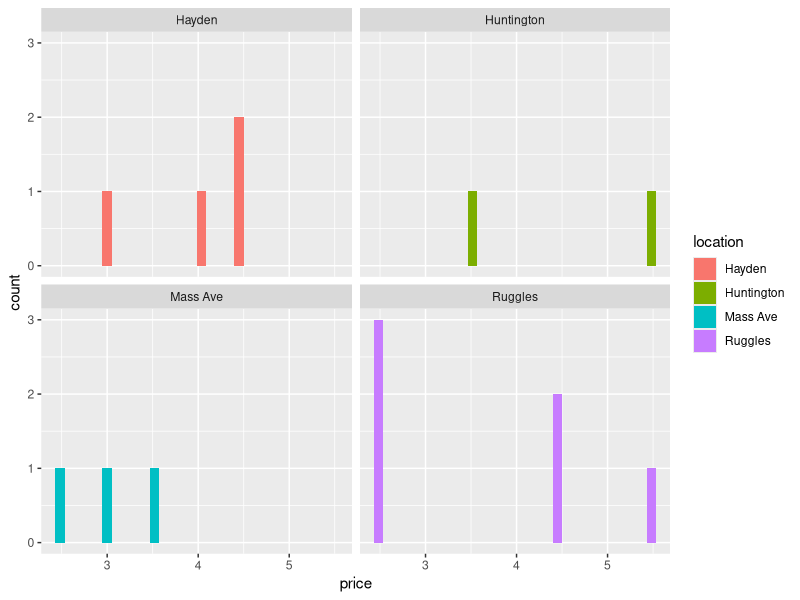
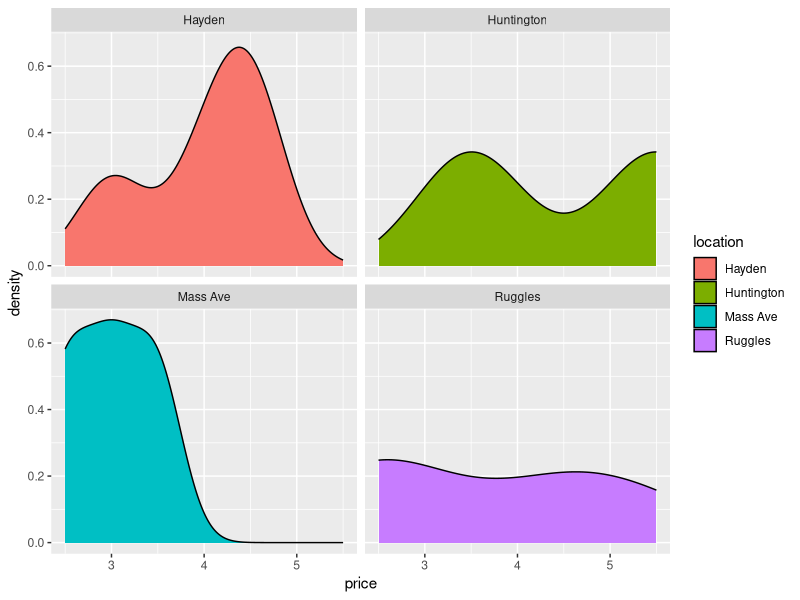
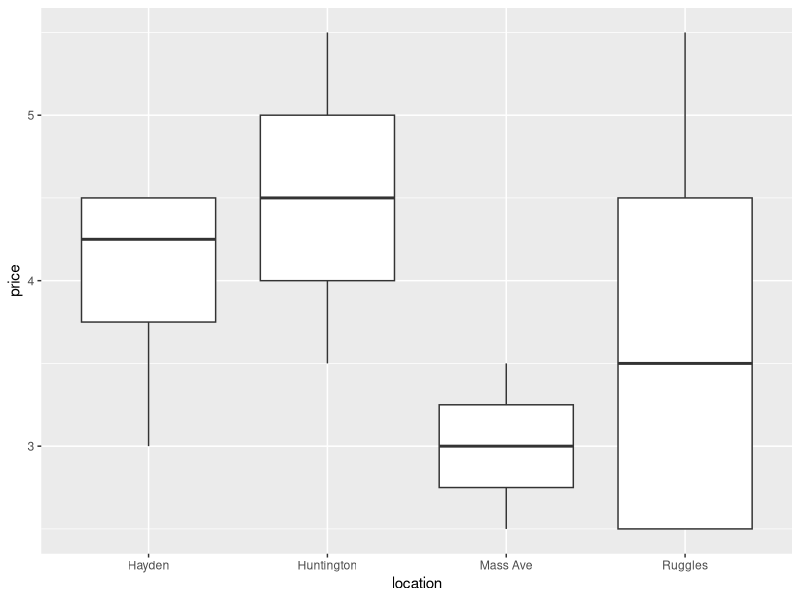
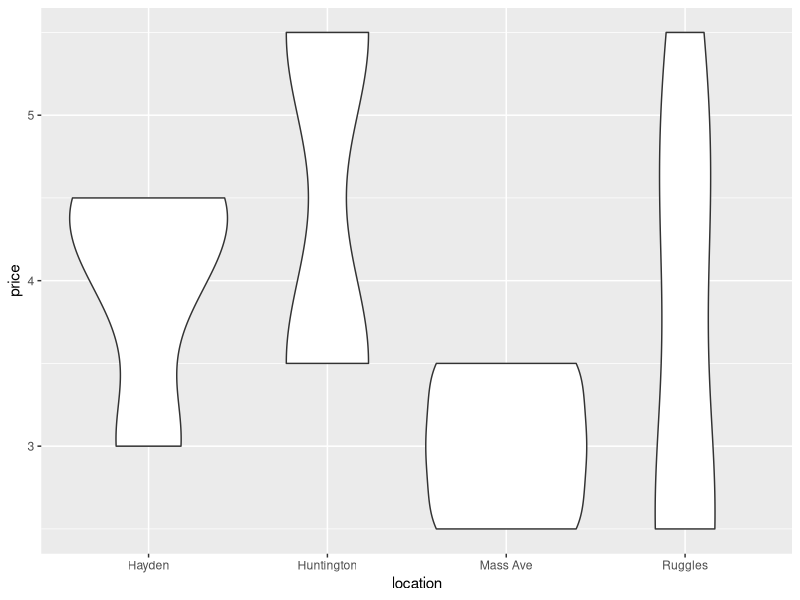
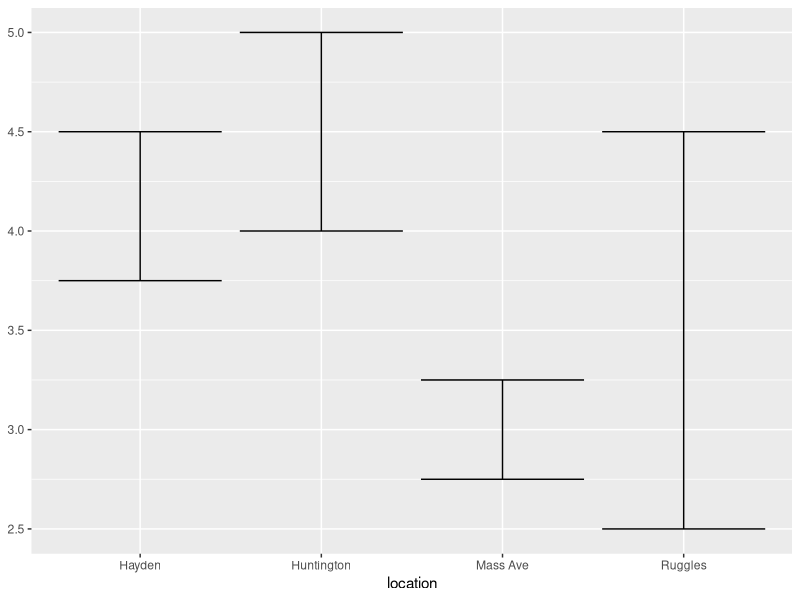
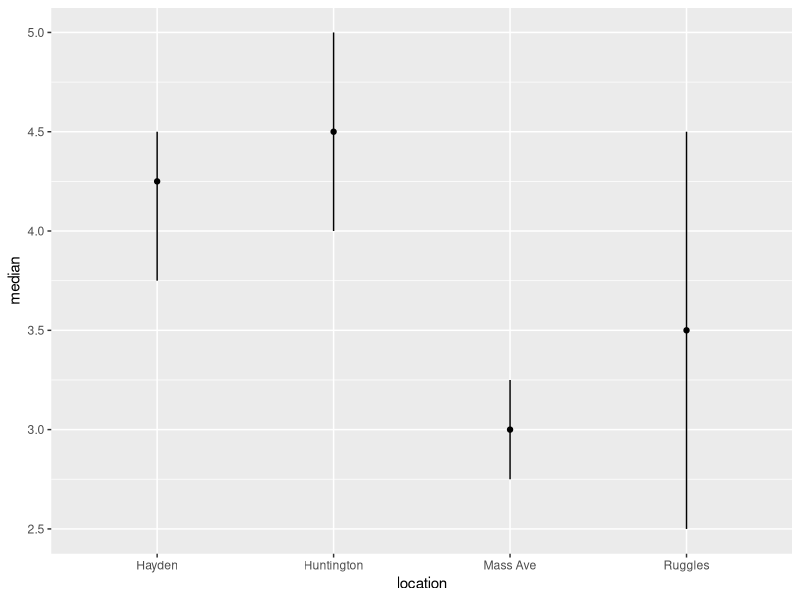

These charts were generated, in order, by the following R code:
# class_4_databases_3.R
# Series: Databases 3
# Topic: Database Functions: Grouping, Summarizing, and Reframing
# Prof. Fraser

# We're going to learn some 'level-2' data wrangling functions, 
# that allow us to reshape and merge different data sets.
# I STRONGLY encourage you to type the code out yourself - helps with muscle memory.
# It's like tiny puzzles! Yay puzzles!

# Below, we're going to learn to use the dplyr package (pronounced 'dip-ler')
# There are several Tasks and Learning Checks (LC 1, LC2, etc.) in this tutorial, 
# Please run through them all to try it out yourself!

# 1. Load packages and Data (~1 min)

# 2. summarize() (~2 min)

# 3. group_by() (~2 min)

# 4. reframe() (~2 min)

# 5. left_join() (~4 min)

# 6. APPLICATION: Visualizing Distributions

# Please progress through each of these tasks 
# and answer the learning check questions as you go.
# In each task, you will 'discover' the uses of each function, 
# and make inferences together. Support your colleagues!


# 0. Load Packages and Data ############################################

library(dplyr) # for data wrangling
library(ggplot2) # for visualization

# For the first section of this tutorial, 
# we're going to again, make our own small data.frame.

# First, we're going to make a hypothetical dataset of coffee purchases,
# around Boston metro stops
purchases <- data.frame(
  # A unique id number for each customer
  customer_id = c(1, 1, 1, 1, 1, 1, 
                  2, 2, 3, 3, 3, 3, 4, 5, 8),
  # Location of Dunkin Donuts where coffee was purchased
  location = c("Huntington", "Ruggles", "Ruggles",
               "Ruggles", "Hayden", "Hayden",
               "Ruggles", "Huntington", "Mass Ave", "Mass Ave",
               "Hayden", "Hayden", "Mass Ave", "Ruggles", "Ruggles"),
  # Total cost of purchase
  price = c(5.5, 5.5, 2.5, 4.5, 3.0, 4.5, 
            4.5, 3.5, 3.0, 3.5, 4.0, 4.5,
            2.5, 2.5, 2.5)
)

purchases # view it

# Next, we're going to make a hypothetical dataset of customer names
mycustomers <- data.frame(
  # Name of customer
  customer = c("Tim", "Kate","Jon", "Courtney", "David", "Sameera", "Melanie"),
  # Unique ID number of each customer
  customer_id = c(1, 2, 3, 4, 5, 6, 7),
  # rate of reward points they earn for each purchase
  rewards = c(2, 2, 1.5, 1.5, 1, 1, 1)
)

mycustomers # view it


# 1. summarize() ##########################################

# First, we're going to learn the summarize() function from dplyr...
# by putting it into action!

## LC 1  ########################################

# Learning Check:
# What does the summarize function do?

purchases$price %>% mean()

purchases %>% 
  summarize(mean_price = mean(price))

purchases %>% 
  summarize(mean_price = mean(price),
            sd_price = sd(price))


# notice how we use the ` ` marks to add spaces in our labels?
purchases %>% 
  summarize(`mean of price` = mean(price), 
            `sd of price` = sd(price))


# Oh, and what do we learn about mutate() vs. summarize() from comparing these two code chunks?
purchases %>% 
  summarize(mean_price = mean(price),
            sd_price = sd(price),
            label = "summary statistics")

purchases %>% 
  summarize(mean_price = mean(price),
            sd_price = sd(price)) %>%
  mutate(label = "summary statistics")



# 2. group_by() ##########################################

# Next, we're going to learn a helper function. 
# It only works when you pair it with another dplyr function.
# It splits your dataset into smaller datasets, using the values of your grouping variable.

## LC 2 #####################################

# Learning Check:
# So why would we want to use group-by? 
# Compare the following chunks below, and explain in two sentences below.

purchases %>%
  summarize(total_sales = sum(price))

purchases %>%
  filter(location == "Hayden") %>%
  summarize(total_sales = sum(price))

purchases %>%
  group_by(location) %>%
  summarize(total_sales = sum(price))

purchases %>%
  group_by(location) %>%
  summarize(total_sales = sum(price),
            mean_sales = mean(price))


purchases %>%
  group_by(location) %>%
  summarize(total_sales = sum(price),
            mean_sales = mean(price),
            number_of_sales = n()) 
# Whoa - that's a cool function; what is n() counting? 
# (Hint: if you add up the number of sales, what number is it?)


# 3. reframe() ###########################################

# If we want to summarize a table in a way 
# that will create multiple rows per group, 
# we need reframe() instead of summarize().

purchases %>%
  reframe(price_range = seq(
    from = min(price, na.rm = TRUE), 
    to = max(price, na.rm = TRUE), 
    by = 0.5))

# What did we just do??
#   We made a sequence of numbers with seq() 
#   that spans *from* the minimum price *to* the maximum price
#   spaced *by* intervals of 0.5 dollars.
#   But, that vector is has 7 values! 
#   summarize() shrinks data.frames into 1 row, so it won't work.
#   Instead, we need to `reframe()` that data to get multiple rows.

## LC 3 ###################################################

# Learning Check:

# We can use reframe() to create new summary tables of statistics, 
# in shapes different from the original table.
# Run the code chunk below.
# If we wanted to add the max price to 3rd row in this table, how might we adjust this code?
# Original version:
purchases %>%
  reframe(type = c("mean", "sd"),
          value = c(mean(price), sd(price)))

# Your Version with the max()
# ...




## LC 4 ###################################################

# Learning Check:
# We can even use group_by() together with reframe().
# Run the two chunks of code below.
# How did group_by() change our reframing process below?

purchases %>%
  reframe(range = c(min(price), max(price) ))

purchases %>%
  group_by(customer_id) %>%
  reframe(range = c(min(price), max(price) ))


# 4. left_join() ##########################################

# Last, let's learn the superpower of dplyr - joining datasets.
# Whenever you have a unique identifier - like an ID code for a customer reward account,
# you can use that to automatically transfer values from one data.frame to another.

# This is really helpful if you want to calculate how much each person purchased, 
# but their names are in a different dataset.

# We take our purchases dataset,
purchases %>%
  # And every time we have a match in the customer_id variable,
  left_join(by = "customer_id", 
            # we append the values for that matching row from our y data.frame.
            y = mycustomers)

# We can chain on some useful functions.
purchases %>%
  left_join(by = "customer_id",
            y = mycustomers) %>%
  group_by(customer_id, customer) %>%
  summarize(total_sales = sum(price))

# We have an NA, because one customer (customer #8) doesn't have a name.

## LC 5 #####################################

# Learning Check:
# We have many types of join functions, including left_join(), right_join(), and inner_join().
# I prefer left_join(), but that's just me.
# Using the definitions below, explain...
#    Why does each code chunk below have a different number of rows?

# left_join(): join customer data (right dataset) into the purchases data (left dataset)
purchases %>%
  left_join(by = "customer_id", y = mycustomers)

# right_join(): join purchases data (left dataset) into the customer data (right dataset)
purchases %>%
  right_join(by = "customer_id", y = mycustomers)

# inner_join(): join purchases and customer data, and keep just the matches
purchases %>%
  inner_join(by = "customer_id", y = mycustomers)


# I strongly recommend you just forget about inner_join and always use left_join().


## LC 4 #####################################

# Learning Check:
# Using the code below, who has the most Dunkin' Rewards points? 
# Where did that rewards_points field come from?

purchases %>%
  left_join(by = "customer_id", y = mycustomers) %>%
  mutate(rewards_points = price * rewards) %>%
  group_by(customer) %>%
  summarize(total_rewards_points = sum(rewards_points, na.rm = TRUE))



# APPLICATION: Visualizing distributions ###########################

# We used group_by() and summarize() above, 
# but another way to understand your data is to visualize it!

# These all allow us to visualize distributions of our coffee purchases by location.

# A. We've learned histograms...

# Histograms by panel
purchases %>%
  ggplot(mapping = aes(x = price, fill = location)) +
  geom_histogram() +
  facet_wrap(~location) 

# But we can also use their close cousin, density plots!

# density plots (these approximate the shape of distributions)
purchases %>%
  ggplot(mapping = aes(x = price, fill = location)) +
  geom_density() +
  facet_wrap(~location) 




# B. We've learned boxplots....

# A boxplot!
purchases %>%
  ggplot(mapping = aes(x = location, y = price)) +
  geom_boxplot()

# But we can also use their close cousin, violin plots!

# A 'violin' plot!
purchases %>%
  ggplot(mapping = aes(x = location, y = price)) +
  geom_violin()



# C. We can even use error bars to make the interquartile range.
purchases %>%
  # grouping by location
  group_by(location) %>%
  # calculating summary statistics
  summarize(lower = quantile(price, probs = 0.25),
            upper = quantile(price, probs = 0.75)) %>%
  # And adding some new aes() criteria, like 'ymin =' and 'ymax ='
  ggplot(mapping = aes(x = location, ymin = lower, ymax = upper)) +
  # Plus this new function
  geom_errorbar()



# Or we can depict the same range with lines
purchases %>%
  # grouping by location
  group_by(location) %>%
  # calculating summary statistics
  summarize(lower = quantile(price, probs = 0.25),
            median = quantile(price, probs = 0.5),
            upper = quantile(price, probs = 0.75)) %>%
  # And adding some new aes() criteria, like 'ymin =' and 'ymax ='
  ggplot(mapping = aes(x = location, y = median, ymin = lower, ymax = upper)) +
  # Plus this new function!
  geom_linerange() +
  # With points for the median!
  geom_point() 



# Each of these show distributions!

### Learning Check 8

# Visualize the distribution of rewards points earned by location, 
# using one of the new strategies above!
# Hint: you will need to use left_join()! 



